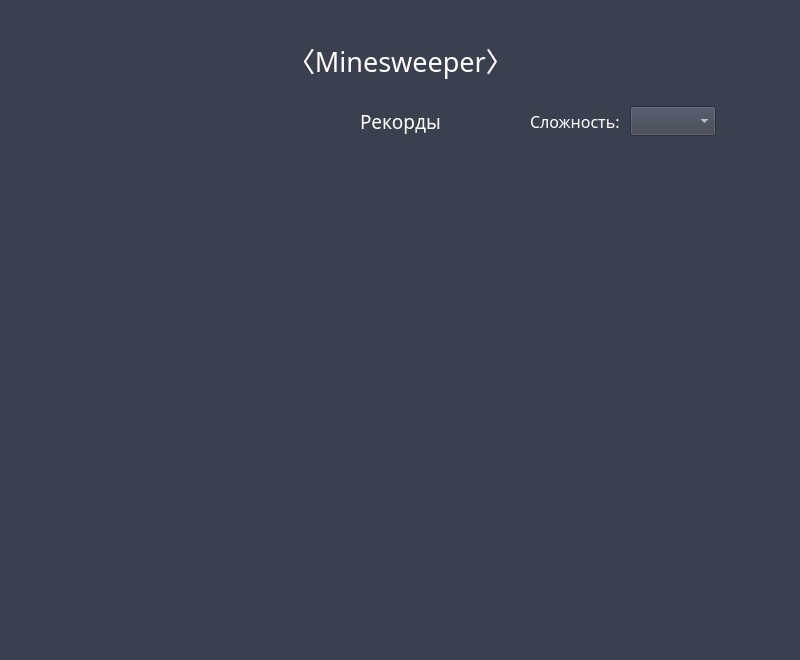
<?xml version="1.0" encoding="UTF-8"?>
<ui version="4.0">
 <class>MainWindow</class>
 <widget class="QMainWindow" name="MainWindow">
  <property name="geometry">
   <rect>
    <x>0</x>
    <y>0</y>
    <width>800</width>
    <height>660</height>
   </rect>
  </property>
  <property name="windowTitle">
   <string>Minesweeper</string>
  </property>
  <property name="styleSheet">
   <string notr="true">background: #3b404e;
font-family: Montserrat;</string>
  </property>
  <widget class="QWidget" name="centralwidget">
   <property name="styleSheet">
    <string notr="true">QHeaderView::section {
    background-color: #3b404e;
    padding: 4px;
    border: 0px solid #3b404e;
    font-size: 11pt;
}

QTableWidget {
    gridline-color: #3b404e;
	border: transparent;
    font-size: 11pt;
}

QTableWidget QTableCornerButton::section {
    background-color: #3b404e;
    border: 0px solid #fffff8;
}

QLineEdit {
	border: none;
	color: #e5e5e7;
	background: transparent;
	border-bottom: 1px solid #575b67;
}

QPushButton {
	color: #ffffff;
	background: #21242c;
}

QPushButton:hover {
	background: #1a1c23;
}</string>
   </property>
   <layout class="QVBoxLayout" name="verticalLayout">
    <property name="topMargin">
     <number>40</number>
    </property>
    <item>
     <layout class="QHBoxLayout" name="horizontalLayout">
      <property name="spacing">
       <number>0</number>
      </property>
      <item>
       <layout class="QHBoxLayout" name="horizontalLayout_4">
        <property name="spacing">
         <number>0</number>
        </property>
        <property name="leftMargin">
         <number>10</number>
        </property>
        <item>
         <widget class="QPushButton" name="backBtn">
          <property name="styleSheet">
           <string notr="true">QPushButton {
	background: #3b404e;
	border: transparent;
}</string>
          </property>
          <property name="text">
           <string/>
          </property>
          <property name="iconSize">
           <size>
            <width>30</width>
            <height>30</height>
           </size>
          </property>
         </widget>
        </item>
        <item>
         <spacer name="hs1">
          <property name="orientation">
           <enum>Qt::Horizontal</enum>
          </property>
          <property name="sizeHint" stdset="0">
           <size>
            <width>40</width>
            <height>20</height>
           </size>
          </property>
         </spacer>
        </item>
       </layout>
      </item>
      <item>
       <widget class="QLabel" name="lbl">
        <property name="font">
         <font>
          <family>Montserrat</family>
          <pointsize>20</pointsize>
         </font>
        </property>
        <property name="styleSheet">
         <string notr="true">color: #ffffff;</string>
        </property>
        <property name="text">
         <string>〈Minesweeper〉</string>
        </property>
       </widget>
      </item>
      <item>
       <layout class="QHBoxLayout" name="horizontalLayout_2">
        <property name="spacing">
         <number>10</number>
        </property>
        <property name="rightMargin">
         <number>10</number>
        </property>
        <item>
         <spacer name="horizontalSpacer">
          <property name="orientation">
           <enum>Qt::Horizontal</enum>
          </property>
          <property name="sizeHint" stdset="0">
           <size>
            <width>40</width>
            <height>20</height>
           </size>
          </property>
         </spacer>
        </item>
        <item>
         <widget class="QLabel" name="imagePlaceholder">
          <property name="text">
           <string/>
          </property>
         </widget>
        </item>
        <item>
         <widget class="QLabel" name="nickname">
          <property name="font">
           <font>
            <family>Montserrat</family>
            <pointsize>14</pointsize>
           </font>
          </property>
          <property name="styleSheet">
           <string notr="true">color: #ffffff;</string>
          </property>
          <property name="text">
           <string/>
          </property>
         </widget>
        </item>
       </layout>
      </item>
     </layout>
    </item>
    <item>
     <widget class="QWidget" name="widget" native="true">
      <property name="styleSheet">
       <string notr="true"/>
      </property>
      <layout class="QGridLayout" name="gridLayout">
       <property name="topMargin">
        <number>20</number>
       </property>
       <item row="0" column="0">
        <spacer name="horizontalSpacer_2">
         <property name="orientation">
          <enum>Qt::Horizontal</enum>
         </property>
         <property name="sizeHint" stdset="0">
          <size>
           <width>40</width>
           <height>20</height>
          </size>
         </property>
        </spacer>
       </item>
       <item row="0" column="1">
        <widget class="QLabel" name="label_3">
         <property name="font">
          <font>
           <family>Montserrat</family>
           <pointsize>14</pointsize>
          </font>
         </property>
         <property name="styleSheet">
          <string notr="true">color: #ffffff;</string>
         </property>
         <property name="text">
          <string>Рекорды</string>
         </property>
        </widget>
       </item>
       <item row="0" column="2">
        <layout class="QHBoxLayout" name="horizontalLayout_7">
         <property name="spacing">
          <number>10</number>
         </property>
         <item>
          <spacer name="horizontalSpacer_3">
           <property name="orientation">
            <enum>Qt::Horizontal</enum>
           </property>
           <property name="sizeHint" stdset="0">
            <size>
             <width>40</width>
             <height>20</height>
            </size>
           </property>
          </spacer>
         </item>
         <item>
          <widget class="QLabel" name="label_4">
           <property name="font">
            <font>
             <family>Montserrat</family>
             <pointsize>12</pointsize>
            </font>
           </property>
           <property name="styleSheet">
            <string notr="true">color: #ffffff;</string>
           </property>
           <property name="text">
            <string>Сложность:</string>
           </property>
          </widget>
         </item>
         <item>
          <widget class="QComboBox" name="modesBox">
           <property name="sizePolicy">
            <sizepolicy hsizetype="Maximum" vsizetype="Fixed">
             <horstretch>0</horstretch>
             <verstretch>0</verstretch>
            </sizepolicy>
           </property>
           <property name="font">
            <font>
             <family>Montserrat</family>
             <pointsize>11</pointsize>
            </font>
           </property>
           <property name="styleSheet">
            <string notr="true">color: #ffffff;</string>
           </property>
           <property name="editable">
            <bool>false</bool>
           </property>
          </widget>
         </item>
         <item>
          <spacer name="horizontalSpacer_4">
           <property name="orientation">
            <enum>Qt::Horizontal</enum>
           </property>
           <property name="sizeType">
            <enum>QSizePolicy::Maximum</enum>
           </property>
           <property name="sizeHint" stdset="0">
            <size>
             <width>20</width>
             <height>20</height>
            </size>
           </property>
          </spacer>
         </item>
         <item>
          <widget class="QPushButton" name="reloadBtn">
           <property name="font">
            <font>
             <family>Montserrat</family>
             <pointsize>11</pointsize>
            </font>
           </property>
           <property name="styleSheet">
            <string notr="true">QPushButton {
	background: #3b404e;
	border: transparent;
}</string>
           </property>
           <property name="text">
            <string/>
           </property>
           <property name="iconSize">
            <size>
             <width>30</width>
             <height>30</height>
            </size>
           </property>
          </widget>
         </item>
        </layout>
       </item>
       <item row="1" column="0" colspan="3">
        <widget class="QTableWidget" name="table">
         <property name="styleSheet">
          <string notr="true">color: #ffffff;</string>
         </property>
         <property name="showGrid">
          <bool>false</bool>
         </property>
        </widget>
       </item>
      </layout>
     </widget>
    </item>
   </layout>
  </widget>
 </widget>
 <resources/>
 <connections/>
</ui>
